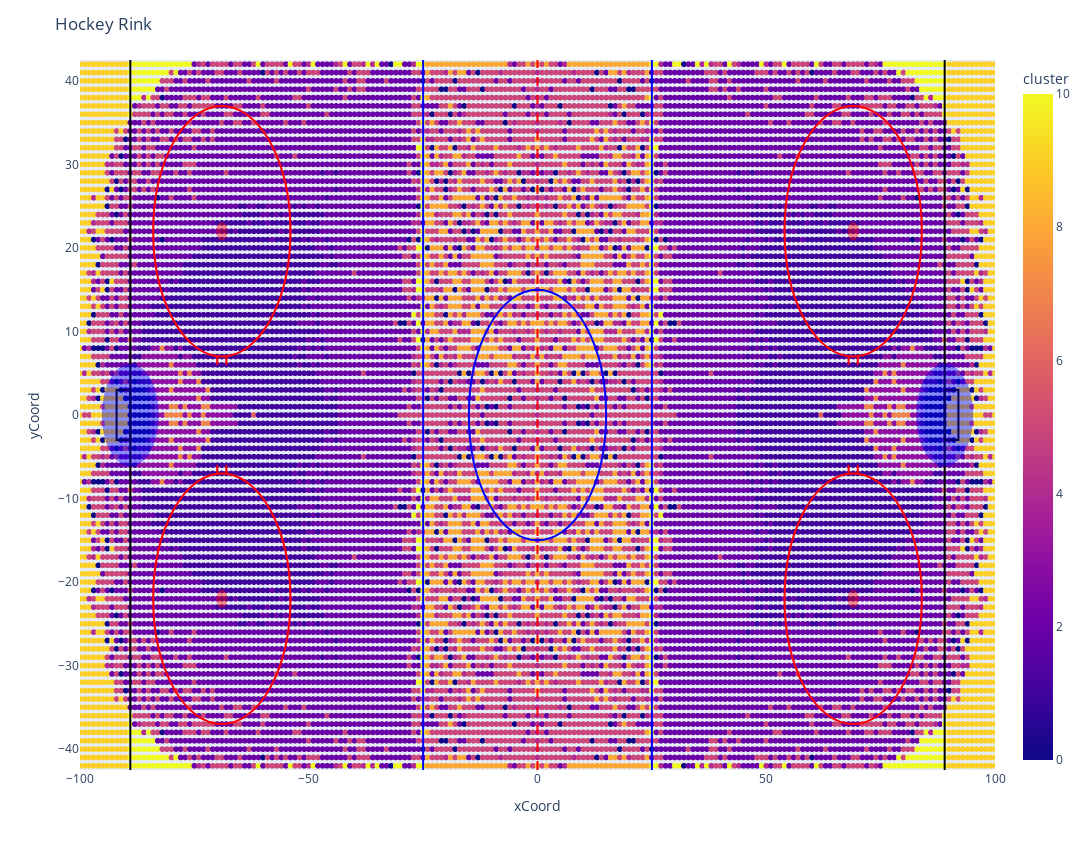

Write notebook code for a chart like this one.
### Code cell
rink = Rink(rink_coords_df, 'cluster')
rink.plot()

### Figure 1 — Plotly figure (JSON) as saved in the notebook; plotly's stock layout.template omitted (floating-point values rounded to 4 significant figures; data arrays with more than 128 entries replaced by an {"elided": "..."} marker saying what was removed)
{"data": [{"hovertemplate": "xCoord=%{x}<br>yCoord=%{y}<br>cluster=%{marker.color}<extra></extra>", "legendgroup": "", "marker": {"color": {"elided": "17085 int values"}, "coloraxis": "coloraxis", "symbol": "circle"}, "mode": "markers", "name": "", "showlegend": false, "type": "scattergl", "x": {"elided": "17085 int values"}, "xaxis": "x", "y": {"elided": "17085 int values"}, "yaxis": "y"}], "layout": {"coloraxis": {"colorbar": {"title": {"text": "cluster"}}, "colorscale": [[0, "#0d0887"], [0.1111, "#46039f"], [0.2222, "#7201a8"], [0.3333, "#9c179e"], [0.4444, "#bd3786"], [0.5556, "#d8576b"], [0.6667, "#ed7953"], [0.7778, "#fb9f3a"], [0.8889, "#fdca26"], [1, "#f0f921"]]}, "height": 850, "legend": {"tracegroupgap": 0}, "margin": {"t": 60}, "shapes": [{"line": {"color": "blue", "width": 2}, "type": "line", "x0": 25, "x1": 25, "y0": -42.5, "y1": 42.5}, {"line": {"color": "blue", "width": 2}, "type": "line", "x0": -25, "x1": -25, "y0": -42.5, "y1": 42.5}, {"line": {"color": "red", "dash": "dash", "width": 2}, "type": "line", "x0": 0, "x1": 0, "y0": -42.5, "y1": 42.5}, {"line": {"color": "blue", "width": 2}, "type": "circle", "x0": -15, "x1": 15, "y0": -15, "y1": 15}, {"line": {"color": "black", "width": 2}, "type": "line", "x0": 89, "x1": 89, "y0": -42.5, "y1": 42.5}, {"line": {"color": "black", "width": 2}, "type": "line", "x0": -89, "x1": -89, "y0": -42.5, "y1": 42.5}, {"line": {"color": "black", "width": 2}, "type": "rect", "x0": -92, "x1": -89, "y0": 3, "y1": -3}, {"line": {"color": "black", "width": 2}, "type": "rect", "x0": 89, "x1": 92, "y0": 3, "y1": -3}, {"fillcolor": "blue", "line": {"color": "blue", "width": 2}, "opacity": 0.4, "type": "circle", "x0": 83, "x1": 95, "y0": -6, "y1": 6}, {"fillcolor": "blue", "line": {"color": "blue", "width": 2}, "opacity": 0.4, "type": "circle", "x0": -95, "x1": -83, "y0": -6, "y1": 6}, {"fillcolor": "red", "line": {"color": "red", "width": 2}, "opacity": 0.4, "type": "circle", "x0": 68, "x1": 70, "y0": 21, "y1": 23}, {"line": {"color": "red", "width": 2}, "type": "circle", "x0": 54, "x1": 84, "y0": 7, "y1": 37}, {"line": {"color": "red", "width": 2}, "type": "line", "x0": 70, "x1": 70, "y0": 7, "y1": 6}, {"line": {"color": "red", "width": 2}, "type": "line", "x0": 68, "x1": 68, "y0": 7, "y1": 6}, {"fillcolor": "red", "line": {"color": "red", "width": 2}, "opacity": 0.4, "type": "circle", "x0": -70, "x1": -68, "y0": 21, "y1": 23}, {"line": {"color": "red", "width": 2}, "type": "circle", "x0": -84, "x1": -54, "y0": 7, "y1": 37}, {"line": {"color": "red", "width": 2}, "type": "line", "x0": -68, "x1": -68, "y0": 7, "y1": 6}, {"line": {"color": "red", "width": 2}, "type": "line", "x0": -70, "x1": -70, "y0": 7, "y1": 6}, {"fillcolor": "red", "line": {"color": "red", "width": 2}, "opacity": 0.4, "type": "circle", "x0": 68, "x1": 70, "y0": -23, "y1": -21}, {"line": {"color": "red", "width": 2}, "type": "circle", "x0": 54, "x1": 84, "y0": -37, "y1": -7}, {"line": {"color": "red", "width": 2}, "type": "line", "x0": 70, "x1": 70, "y0": -7, "y1": -6}, {"line": {"color": "red", "width": 2}, "type": "line", "x0": 68, "x1": 68, "y0": -7, "y1": -6}, {"fillcolor": "red", "line": {"color": "red", "width": 2}, "opacity": 0.4, "type": "circle", "x0": -70, "x1": -68, "y0": -23, "y1": -21}, {"line": {"color": "red", "width": 2}, "type": "circle", "x0": -84, "x1": -54, "y0": -37, "y1": -7}, {"line": {"color": "red", "width": 2}, "type": "line", "x0": -68, "x1": -68, "y0": -7, "y1": -6}, {"line": {"color": "red", "width": 2}, "type": "line", "x0": -70, "x1": -70, "y0": -7, "y1": -6}], "title": {"text": "Hockey Rink"}, "width": 2000, "xaxis": {"anchor": "y", "domain": [0, 1], "range": [-100, 100], "title": {"text": "xCoord"}}, "yaxis": {"anchor": "x", "domain": [0, 1], "range": [-42.5, 42.5], "title": {"text": "yCoord"}}}}
